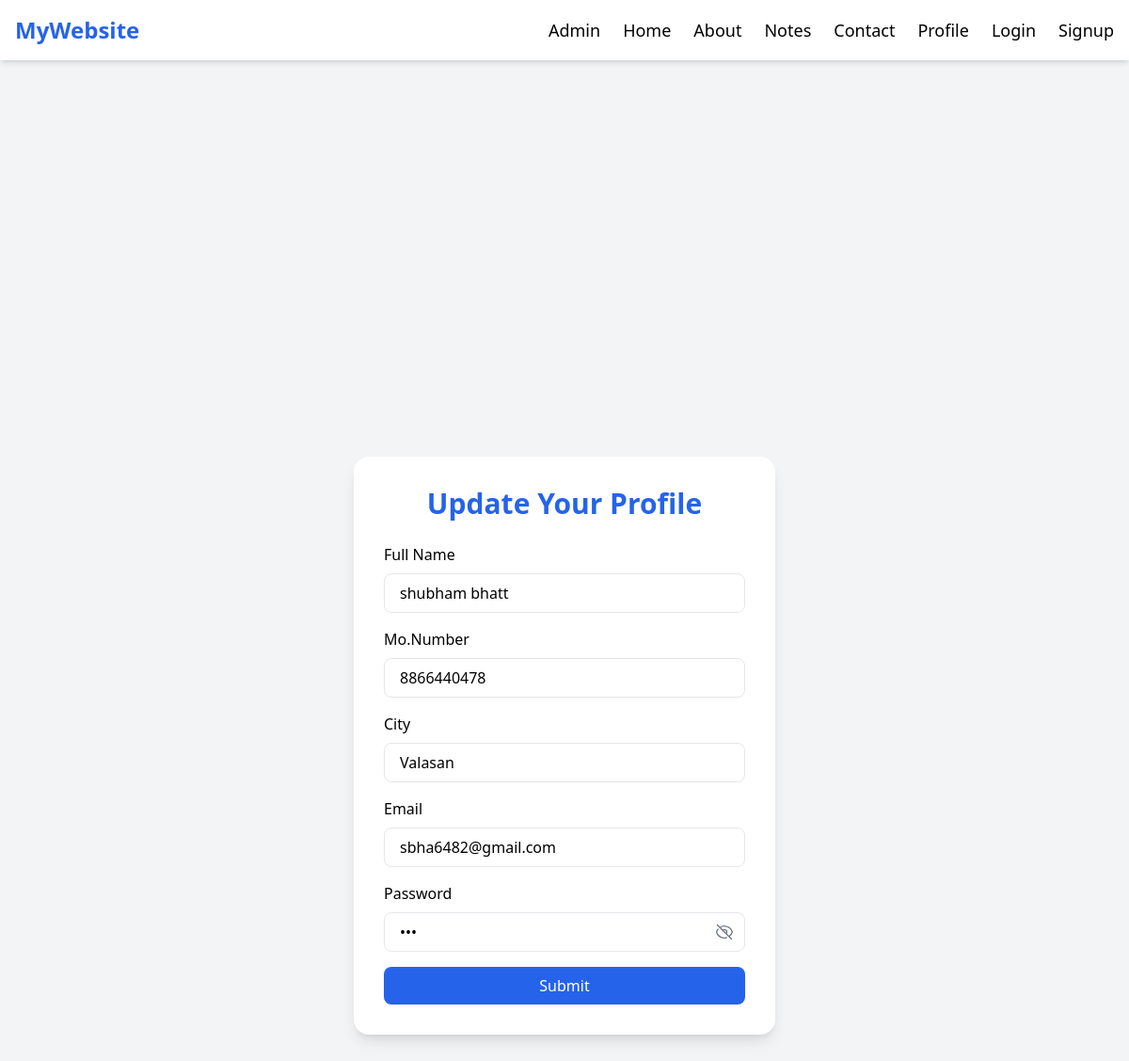
/update_profile/1/, run on the app's committed database.
### myapp/models.py (models this page shows)
class userdata(models.Model):
    fullname=models.CharField(max_length=100)
    email=models.EmailField()
    password=models.CharField(max_length=100)
    mobil=models.IntegerField(max_length=10)
    city=models.CharField(max_length=20)
    profile_img = models.ImageField(upload_to="profile_images/", default="default.png")

### myapp/views.py (the view, shortened to what this page needs)
# urls.py: path('update_profile/<int:id>/',views.update_profile,name='update_profile'),
def update_profile(request,id):
    user=userdata.objects.get(id=id)
    return render(request,'update_profile.html',{'user':user})

### myapp/templates/update_profile.html (shortened to what this page needs)
{% extends "base.html" %}
{% block content %}
<div class="bg-gray-100 flex justify-center items-center min-h-screen p-4">
  <div class="bg-white p-8 rounded-2xl shadow-lg w-full max-w-md">
    <h2 class="text-3xl font-bold text-center mb-6 text-blue-600">Update Your Profile</h2>
    <form method="post" enctype="multipart/form-data">
      <label class="block mb-2 font-medium">Full Name</label>
      <input value="{{user.fullname}}" name="fullname" type="text" class="w-full mb-4 px-4 py-2 border rounded-lg focus:ring focus:ring-blue-300"/>
      <label class="block mb-2 font-medium">Mo.Number</label>
      <input value="{{user.mobil}}" name="mobil" type="number" class="w-full mb-4 px-4 py-2 border rounded-lg focus:ring focus:ring-blue-300" placeholder="Enter your mobile number" />
      <label class="block mb-2 font-medium">City</label>
      <input value="{{user.city}}" name="city" type="text" class="w-full mb-4 px-4 py-2 border rounded-lg focus:ring focus:ring-blue-300" placeholder="Enter your city" />
      <label class="block mb-2 font-medium">Email</label>
      <input value="{{user.email}}" name="email" type="email" class="w-full mb-4 px-4 py-2 border rounded-lg focus:ring focus:ring-blue-300" placeholder="Enter your email" />
      <div class="w-full mb-4">
        <label class="block mb-2 font-medium">Password</label>
        <div class="relative">
          <input
            id="passwordInput"
            value="{{user.password}}"
            name="password"
            type="password"
            class="w-full px-4 py-2 border rounded-lg focus:ring focus:ring-blue-300 pr-10"
            placeholder="Create password"
          />
          <button
            type="button"
            onclick="togglePasswordVisibility()"
            class="absolute inset-y-0 right-0 pr-3 flex items-center text-gray-500 hover:text-gray-700 cursor-pointer"
            style="z-index: 10;"
          >
          </button>
        </div>
      </div>
      <button type="submit" class="w-full bg-blue-600 text-white py-2 rounded-lg hover:bg-blue-700">Submit</button>
    </form>
  </div>
</div>
{% endblock %}

### data on the page
userdata: fullname "shubham bhatt", mobil "8866440478", city "Valasan", email "sbha6482@gmail.com"
